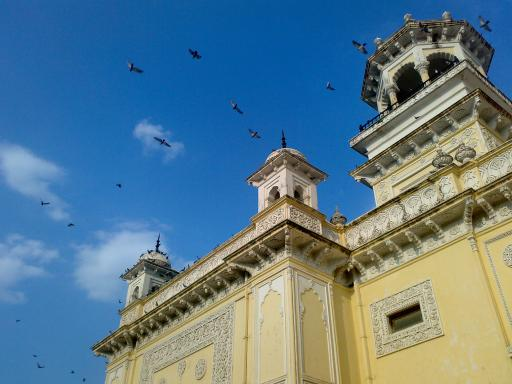
#> input picture data/home.jpg, 512 x 384 px
$ jupyter execute --allow-errors 10.histogram.ipynb
#> lines starting #> are read from the running program, lines starting #| are printed output that depends on the picture; after the words box and inside, x2 and y2 are one past the last pixel; in counts of white or black regions, pixels touching at a corner belong together
### ch3-opencv_image_processing/_tools.py
import cv2 as cv
import numpy as np
from matplotlib import pyplot as plt

def plot_image(index, img, strName,color='viridis'):
    """
    绘制图像并设置子图属性。

    参数：
    - index: 子图的索引
    - img: 要绘制的图像（RGB 格式）
    - strName: 子图的标题
    """
    plt.subplot(index), plt.imshow(img,color), plt.title(strName)
    plt.xticks([]), plt.yticks([])


# [71 lines left out: functions padding_image_with_black, AddSaltPepperNoise, AddGaussNoise, not called in this run]

### ch3-opencv_image_processing/10.histogram.ipynb
# 直方图 查找,绘制,分析

定义: 在X轴上具有像素值（不总是从0到255的范围），在Y轴上具有图像中相应像素数的图。
## 相关术语
1. BINS 直方图的单位刻度大小(默认为1)
2. DIMS 收集数据的参数的数量(默认为1)
3. RANGE 收集数据的参数的数量(默认为[0,255])

## 计算直方图以及绘制灰度直方图

[cell 1]
import cv2 as cv
import numpy as np
from matplotlib import pyplot as plt
# 读取图像
image = cv.imread('../data/apple.jpg')

# 创建直方图 速度  cv.calcHist=40  np.bincount()=10 np.histogram()=1
hist = cv.calcHist([image], [0], None, [256], [0, 256])
#> hist = 256 values from 0 to 0

#> (the rest of this cell did not finish here and is left out)

## rgb直方图

[cell 2]
import numpy as np
import cv2 as cv
from matplotlib import pyplot as plt
img = cv.imread('../data/home.jpg')
#> img is the input picture: shape (384, 512, 3); mean B, G, R 141.2, 123.9, 91.6
color = ('b','g','r')
for i,col in enumerate(color):
    histr = cv.calcHist([img],[i],None,[256],[0,256])
    plt.plot(histr,color = col)
    plt.xlim([0,256])
plt.show()
#> figure, not shown here; curve peaks at x = 164, y = 4049; curve peaks at x = 91, y = 4328; curve peaks at x = 5, y = 2968

## 应用掩码对roi去直方图

[cell 3]
import numpy as np
import cv2 as cv
from matplotlib import pyplot as plt

# 读取图像（以灰度模式）
img = cv.imread('../data/home.jpg', 0)
#> img: shape (384, 512); min 0, max 255, mean 116.2

# 创建掩码
mask = np.zeros(img.shape[:2], np.uint8)
mask[100:300, 100:400] = 255

# 对图像应用掩码
masked_img = cv.bitwise_and(img, img, mask=mask)
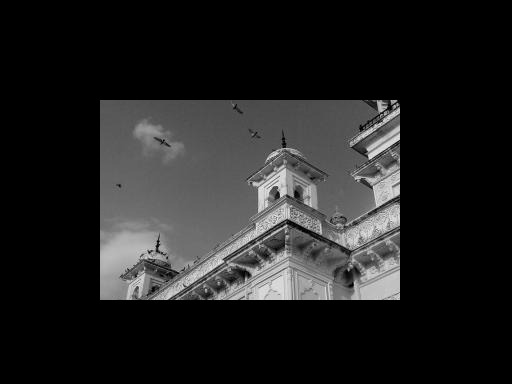
#> masked_img: shape (384, 512); min 0, max 255, mean 33.9

# 计算完整图像和掩码区域的直方图
hist_full = cv.calcHist([img], [0], None, [256], [0, 256])
#> hist_full = 256 values, max 3908 at index 111, min 0 at index 242, mean 768
hist_mask = cv.calcHist([img], [0], mask, [256], [0, 256])
#> hist_mask = 256 values, max 1334 at index 81, min 0 at index 242, mean 234.4

# 绘制图像和直方图
plt.subplot(221), plt.imshow(img, 'gray')
plt.title('原图像')
plt.subplot(222), plt.imshow(mask, 'gray')
plt.title('掩码')
plt.subplot(223), plt.imshow(masked_img, 'gray')
plt.title('应用掩码后的图像')
plt.subplot(224), plt.plot(hist_full), plt.plot(hist_mask)
plt.xlim([0, 256])
plt.title('直方图')
plt.show()
#> figure, not shown here; panel 4: curve peaks at x = 111, y = 3908; panel 4: curve peaks at x = 81, y = 1334

# 直方图均衡
1. 好的图像应该是来自图像所有区域的像素
2. 直方图均衡会提高对比度

## CDF: 累计分布函数
CDF，即累积分布函数（Cumulative Distribution Function），是概率论和统计学中常用的函数之一。对于一个随机变量，CDF描述了它的取值小于或等于某个给定值的概率。

在图像处理中，CDF常用于描述图像灰度级的分布情况。对于图像的灰度直方图，CDF表示了在每个灰度级下，该灰度级及之前的所有灰度级出现的像素数占总像素数的比例。

在下面代码中，计算CDF的步骤如下：

1. 通过计算图像的灰度直方图，得到每个灰度级下的像素数（hist）。
2. 使用cumsum方法计算累积和（CDF），得到每个灰度级及之前的所有灰度级出现的像素数之和（cdf）。
3. 对CDF进行归一化，使其取值范围在0到1之间，以便在绘制时与直方图作对比。

通过绘制CDF曲线，我们可以了解图像的灰度级分布情况，以及灰度级上的像素累积概率。CDF曲线的斜率越陡峭，表示图像中存在大量像素集中在该灰度级附近；而斜率较缓的区域表示灰度级分布较为均匀。直方图与CDF曲线的组合可以提供有关图像灰度分布的更详细信息。

[cell 4]
import numpy as np
import cv2 as cv
from matplotlib import pyplot as plt
import _tools

# 读取灰度图像
img = cv.imread("../data/apple.jpg", 0)

# 计算灰度直方图
#> (the rest of this cell did not finish here and is left out)

[cell 5]
import numpy as np
import cv2 as cv
from matplotlib import pyplot as plt
import _tools

# 读取图像
img = cv.imread('../data/apple.jpg', 0)

# 进行直方图均衡化
equ = cv.equalizeHist(img)

# 将图像堆叠在一起显示
res = np.hstack((img, equ))

# 绘制堆叠后的图像
#> (the rest of this cell did not finish here and is left out)


# 显示所有图像
plt.show()

## 自适应直方图均衡
clahe = cv.createCLAHE(clipLimit=2.0, tileGridSize=(8,8))
1. clipLimit（默认值为 40.0）：这是 CLAHE 中的对比度限制参数，用于控制直方图均衡化的对比度增强程度。
2. tileGridSize（默认值为 (8, 8)）：这是 CLAHE 中用于划分图像的局部区域的网格大小。图像被划分为多个小块，每个小块独立进行直方图均衡化。

[cell 6]
import numpy as np
import cv2 as cv
from matplotlib import pyplot as plt
import _tools
img = cv.imread('../data/tsukuba_l.png',0)
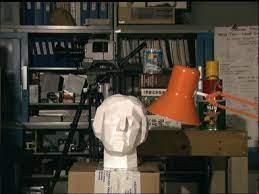
#> input picture data/tsukuba_l.png, 259 x 194 px
#> img: shape (194, 259); min 0, max 255, mean 67.4

# 自适应
clahe = cv.createCLAHE(clipLimit=2.0, tileGridSize=(8,8))
cl1 = clahe.apply(img)
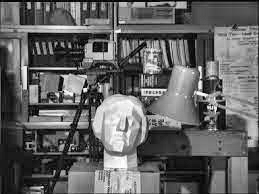
#> cl1: shape (194, 259); min 1, max 255, mean 98.9

# 全局进行直方图均衡化
equ = cv.equalizeHist(img)
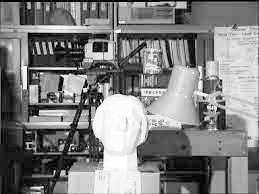
#> equ: shape (194, 259); min 0, max 255, mean 127.8

# 将图像堆叠在一起显示
res = np.hstack((img, equ,cl1))
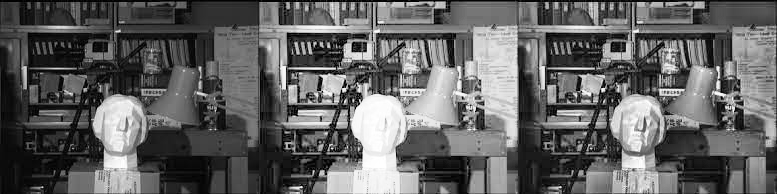
#> res: shape (194, 777); min 0, max 255, mean 98

# 绘制堆叠后的图像
_tools.plot_image( 111,res, "Stacked Image","gray")

# 显示所有图像
plt.show()

# 二维直方图
二维直方图中，我们会考虑两个特征。 通常，它用于查找颜色直方图，其中两个特征是每个像素的色相和饱和度值

[cell 7]
import numpy as np
import cv2 as cv
import _tools
img = cv.imread('../data/home.jpg')
hsv = cv.cvtColor(img,cv.COLOR_BGR2HSV)
#> hsv: shape (384, 512, 3); mean H, S, V 68.6, 145.7, 162.9
hist = cv.calcHist([hsv], [0, 1], None, [180, 256], [0, 180, 0, 256])
# 绘制堆叠后的图像
_tools.plot_image( 111,hist, "Stacked Image")
# 显示所有图像
plt.show()

## 直方图反投影
反向投影是一种技术，用于将图像中的像素映射到直方图中。 它可以用于图像分割或查找图像中的特定对象等。
## calcBackProject函数
cv.calcBackProject(images, channels, hist, ranges, scale[, dst]) → dst
1. images：输入图像列表。
2. channels：要处理的通道的索引列表。例如，如果传递了 [0, 1]，则函数将计算第 0 个和第 1 个通道的反向投影。
3. hist：输入直方图，它应该是密集的。
4. ranges：直方图每个维度的取值范围。
5. scale：可选比例因子，用于缩放反向投影的结果。默认值为 1。
6. dst：输出反向投影图像，其大小与输入图像相同，类型为 CV_8U。
返回值dst是一个概率图像，其值在 0 到 255 之间。它可以用于在图像中查找我们要找的对象。

[cell 8]
import numpy as np
import cv2 as cv
from matplotlib import pyplot as plt
#roi是我们需要找到的对象或对象区域
roi = cv.imread('../data/messi5_roi.jpg')
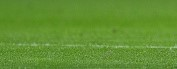
#> input picture data/messi5_roi.jpg, 177 x 69 px
#> roi is the input picture: shape (69, 177, 3); mean B, G, R 49.7, 143.8, 97.7
hsv = cv.cvtColor(roi,cv.COLOR_BGR2HSV)
#> hsv: shape (69, 177, 3); mean H, S, V 44.8, 167.3, 143.8

#目标是我们搜索的图像
target = cv.imread('../data/messi5.jpg')
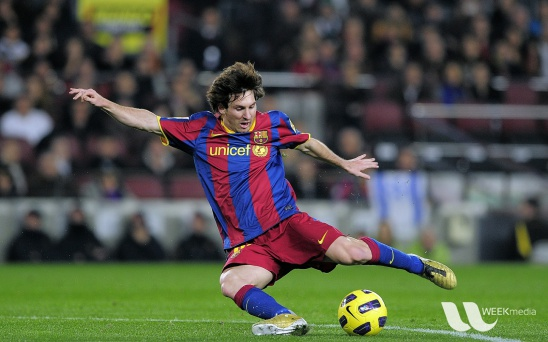
#> input picture data/messi5.jpg, 548 x 342 px
#> target is the input picture: shape (342, 548, 3); mean B, G, R 72.4, 86, 82.2
hsvt = cv.cvtColor(target,cv.COLOR_BGR2HSV)
#> hsvt: shape (342, 548, 3); mean H, S, V 82.7, 87.7, 100.4

# 计算对象的直方图 参数解释
# 第一个参数是我们的图像，传入时应该用中括号括起来
# 第二个参数是用于计算直方图的通道，传入时应该用中括号括起来 [0,1]表示同时计算H和S通道的直方图
# 第三个参数是掩膜，我们通常用一个none
# 第四个参数是直方图的大小，第一个是针对H通道的直方图，第二个是针对S通道的直方图
# 第五个参数是H通道的范围
# 第六个参数是S通道的范围
roihist = cv.calcHist([hsv],[0, 1], None, [180, 256], [0, 180, 0, 256] )
print(roihist.shape)
#| (180, 256)
# 归一化
# 直方图归一化并利用反传算法
cv.normalize(roihist,roihist,0,255,cv.NORM_MINMAX)
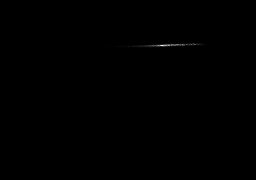
#> roihist: shape (180, 256) float32; min 0, max 255, mean 0.2
# 得到概率图像
dst = cv.calcBackProject([hsvt],[0,1],roihist,[0,180,0,256],1)
#上面的到概率图像我都能理解,ai你解释一下下面的代码
# 用圆盘进行卷积的目的是为了平滑图像
disc = cv.getStructuringElement(cv.MORPH_ELLIPSE,(5,5))
cv.filter2D(dst,-1,disc,dst)
#> dst: shape (342, 548); min 0, max 255, mean 43.8

# 应用阈值作与操作
# dst是概率图像,我们把概率进行二值化
#threshold的参数解释
# 第一个参数是我们的图像
# 第二个参数是我们进行阈值分割的阈值
# 第三个参数是我们的最大值
# 第四个参数是阈值的类型
# 实现了一个阈值分割,大于50的像素点为255,小于50的像素点为0
ret,thresh = cv.threshold(dst,50,255,0)
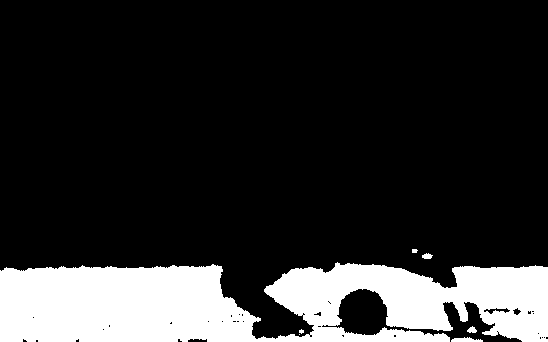
#> thresh: shape (342, 548); 17.8% white; 7 white regions (2 under 20 px), largest, box (x1, y1, x2, y2) and area: (0, 262, 548, 342) 33168, (451, 337, 483, 342) 110, (422, 253, 433, 259) 47, (467, 326, 477, 333) 46, (412, 249, 418, 253) 21

thresh = cv.merge((thresh,thresh,thresh))

res = cv.bitwise_and(target,thresh)
#> res: shape (342, 548, 3)

img_total = np.concatenate((target, thresh, res), axis=1)
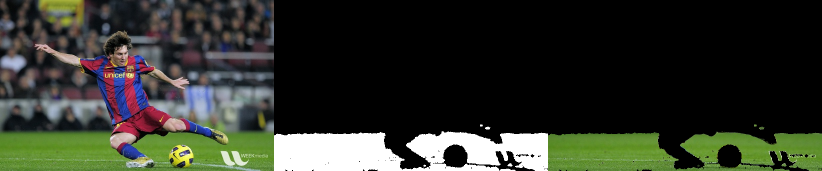
#> img_total: shape (342, 1644, 3) (shown at 1/2 size); mean B, G, R 42.4, 52.3, 48.4
cv.imshow('img_total',img_total)
cv.waitKey(0)
cv.destroyAllWindows()
